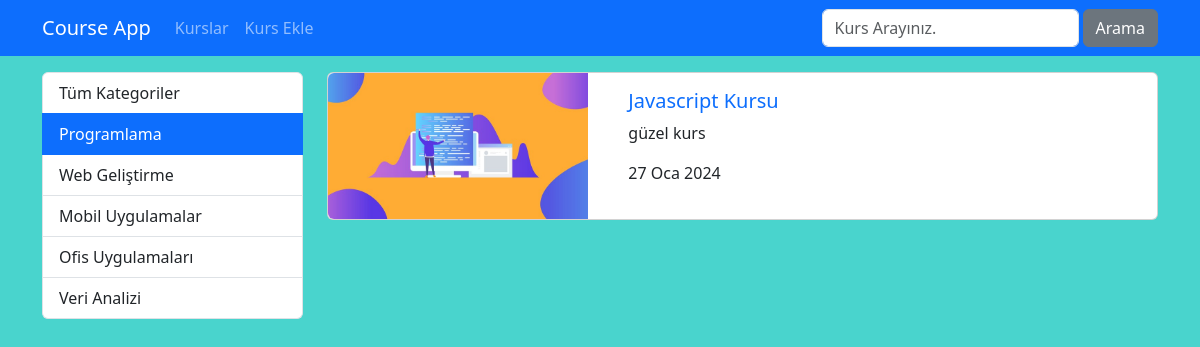
/kurs/kategori/programlama, run on an earlier commit of the app's database.
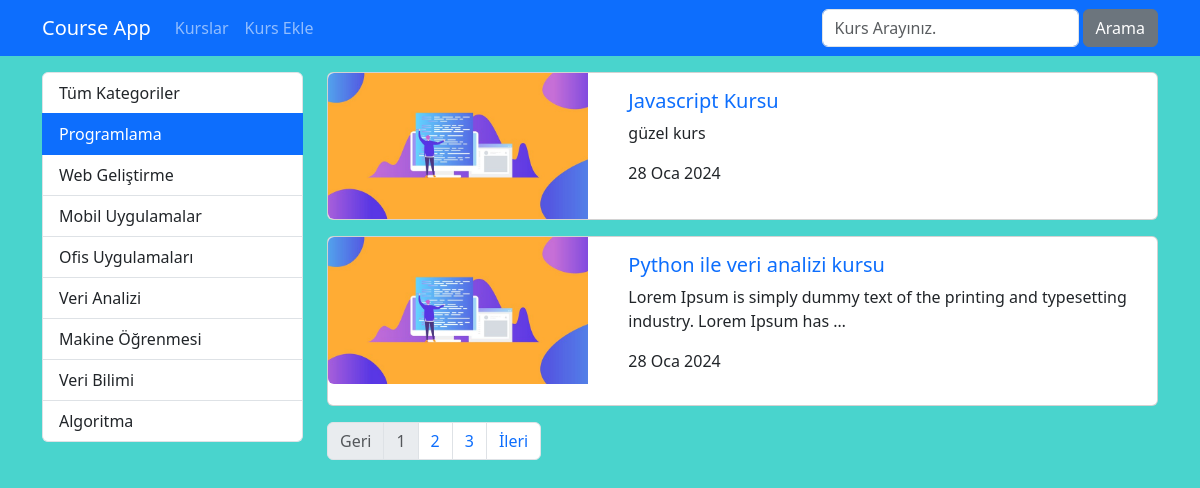
And on a later commit of the database.
### courses/models.py (models this page shows, shortened)
class Category(models.Model):
    name = models.CharField(max_length=40)
    slug = models.SlugField(default="", null=False, unique=True, db_index=True, max_length=50)

class Course(models.Model):
    title = models.CharField(max_length=50)
    description = models.TextField()
    imageUrl = models.CharField(max_length=50, blank=False)
    date = models.DateField(auto_now=True)
    isActive = models.BooleanField(default=False)
    isHome = models.BooleanField(default=False)
    slug = models.SlugField(default="", blank=True, null=False, unique=True, db_index=True)
    categories = models.ManyToManyField(Category)

### courses/views.py (the view)
# urls.py: path('kategori/<slug:slug>', getCoursesByCategory, name='courses_by_category'), # link alanina tanimlananlardan farkli bir deger girilirse burada bulunan dinamik alan calisir. Bu satir hep en asagida 
def getCoursesByCategory(request, slug):
    kurslar = Course.objects.filter(categories__slug=slug, isActive=True).order_by("date") # tarihe gore siralamasini soyledik.
    kategoriler = Category.objects.all()
    paginator = Paginator(kurslar, 2) # her sayfada 2 adet kurs olsun
    page = request.GET.get("page", 1) # varsayilan olarak ilk sayfayi al
    page_obj = paginator.page(page) # page sayfasindaki urun bilgilerini getir. # get_page yerine page de kullanabilirsin.
    context = dict(
        categories = kategoriler,
        page_obj = page_obj,
        seciliKategori = slug,
    )
    return render(request, 'courses/list.html', context)

### courses/templates/courses/list.html (shortened to what this page needs)
{% extends 'layout.html' %}
{% load static %}
{% block css_files %}
    <link rel="stylesheet" href="{% static 'courses/css/style.css' %}">
{% endblock %}
{% block content %}
    <div class="container mt-3">
        <div class="row">
            <div class="col-3">
                {% include 'courses/partials/_categories.html' %}
            </div>
            <div class="col-9">
                {% for course in page_obj.object_list %}
                    {% if course.isActive %}
                        {% include 'courses/partials/_course.html' %}
                    {% endif %}
                {% endfor %}
                {% include "courses/partials/_pagination.html" %}
            </div>
        </div>
    </div>
{% endblock content %}

### templates/layout.html (shortened to what this page needs)
{% load static %}
<!DOCTYPE html>
<html lang="tr">
<head>
    <link rel="stylesheet" href="{% static 'css/bootstrap.min.css' %}"/>
    {% block css_files %}{% endblock %}
</head>
<body>
    {% include 'partials/_nav.html' %}
    {% block content %}{% endblock content %}
</body>
</html>

### templates/partials/_nav.html (shortened to what this page needs)
    <nav class="navbar navbar-expand-lg bg-primary navbar-dark">
        <div class="container">
            <a href="{% url 'index' %}" class="navbar-brand">Course App</a>
            <ul class="navbar-nav me-auto">
                <li class="nav-item">
                    <a href="{% url 'index' %}" class="nav-link">Kurslar</a>
                </li>
                <li class="nav-item">
                    <a href="{% url "create_course" %}" class="nav-link">Kurs Ekle</a>
                </li>
            </ul>
            <form class="d-flex" action="{% url 'searh' %}" class="">
                <input type="text" class="form-control me-1" name="q", placeholder="Kurs Arayınız.">
                <button type="submit" class="btn btn-secondary">Arama</button>
            </form>
        </div>
    </nav>

### courses/templates/courses/partials/_categories.html
<div class="list-group">
    <a href="/kurs" class="list-group-item list-group-item-action">Tüm Kategoriler</a>
    {% for category in categories %}
        <a href="{% url 'courses_by_category' category.slug %}" class="list-group-item list-group-item-action {% if seciliKategori == category.slug %}active{% endif %}">{{ category.name|title }}</a>
    {% endfor %}
</div>

### courses/templates/courses/partials/_course.html (shortened to what this page needs)
{% load static %}
<div class="card mb-3">
    <div class="row">
        <div class="col-4">
            <img class="img-fluid rounded-start" src="{% static 'courses/img/'|add:course.imageUrl %}" alt="{{ course.title }}">
        </div>
        <div class="col-8">
            <div class="card-body">
                <h5 class="card-title">
                    <a href="{% url 'course_details' course.slug %}" style="text-decoration:none">
                        {{ course.title }}
                    </a>
                </h5>
                <p class="card-text">{{ course.description|truncatewords:15 }}</p>
                <p>{{ course.date|date:'SHORT_DATE_FORMAT' }}</p>
            </div>
        </div>
    </div>
</div>

### courses/templates/courses/partials/_pagination.html
{% if page_obj.paginator.num_pages > 1 %} {% comment %} sayfa sayisi 1 den fazlaysa pagination gelsin, diger durumlarda gelmesin. {% endcomment %}
<nav aria-label="Page navigation example">
    <ul class="pagination">
        {% if page_obj.has_previous %} {% comment %} Eger onceki sayfa varsa geri kismi aktif olsun {% endcomment %}
            <li class="page-item"><a class="page-link" href="?page={{ page_obj.previous_page_number }}">Geri</a></li>
        {% else %} {% comment %} Eger onceki sayfa yoksa geri kismi disabled olsun {% endcomment %}
            <li class="page-item disabled"><a class="page-link" href="#">Geri</a></li>
        {% endif %}
        {% for i in page_obj.paginator.page_range %}
            {% if page_obj.number == i %}
                <li class="page-item disabled"><a class="page-link" href="#">{{i}}</a></li>
            {% else %}
                <li class="page-item"><a class="page-link" href="?page={{i}}">{{i}}</a></li>
            {% endif %}
        {% endfor %}
        {% if page_obj.has_next %} {% comment %} Eger sonraki sayfa varsa ileri kismi aktif olsun {% endcomment %}
            <li class="page-item"><a class="page-link" href="?page={{ page_obj.next_page_number }}">İleri</a></li>
        {% else %} {% comment %} Eger sonraki sayfa yoksa ileri kismi disabled olsun {% endcomment %}
            <li class="page-item disabled"><a class="page-link" href="#">İleri</a></li>
        {% endif %}
    </ul>
</nav>
{% endif %}

### courses/static/courses/css/style.css (style rules this page uses)
body { background-color: rgb(73, 212, 205); }

What changed in the data, as far as the page shows it:
added Category: name "Makine Öğrenmesi"
added Category: name "Veri Bilimi"
added Category: name "Algoritma"
changed Course "Javascript Kursu": date "27 Oca 2024" → "28 Oca 2024"
added Course: imageUrl (picture), title "Python ile veri analizi kursu", description "Lorem Ipsum is simply dummy text of the printing and typesetting industry. Lorem Ipsum has …", date "28 Oca 2024"
Also different on the page:
text now shown: "Geri İleri"
new list line: "1"
new list line: "2"
new list line: "3"
